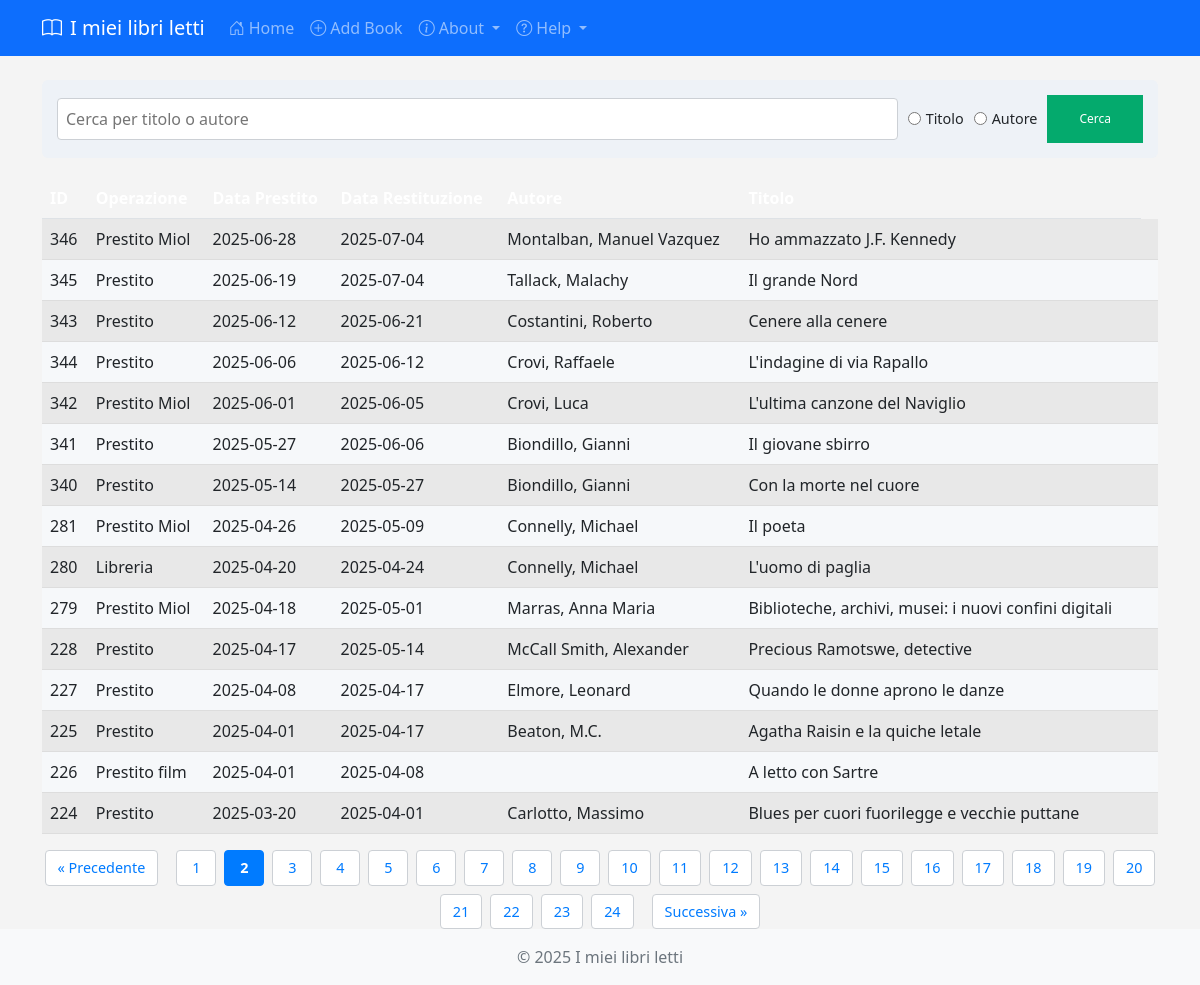
Page /?page=2&per_page=15 on the committed database.
### models.py (models this page shows)
class Book(Base):
    __tablename__ = "storico"
    id = Column(Integer, primary_key=True, index=True)
    operazione = Column(String)
    dataRitiro = Column(String)
    dataChiusura = Column(String)
    autore = Column(String)
    titolo = Column(String, index=True)

### main.py (the view)
@app.get("/")
def home(request: Request, db: Session = Depends(get_db),page: int = page,per_page: int = PerPage):
    total = crud.get_books_count(db)
    books = crud.get_books(db,page,per_page)
    total_pages = (total + per_page - 1) // per_page
    return templates.TemplateResponse("index.html", {
        "request": request,
        "books": books,
        "page": page,
        "per_page": per_page,
        "total_pages": total_pages
    })

### templates/index.html (shortened to what this page needs)
{% extends "base.html" %}
{% block content %}
    <form method="get" action="/search" class="search-form">
        <input type="text" name="query" size="30" placeholder="Cerca per titolo o autore">
        <label><input type="radio" name="search_field" value="titolo" {% if search_field == 'titolo' %}checked{% endif %}> Titolo</label>
        <label><input type="radio" name="search_field" value="autore" {% if search_field == 'autore' %}checked{% endif %}> Autore</label>
        <button type="submit" size="10">Cerca</button>
    </form>
    {% if books %}
    <table class="table table-striped">
        <thead>
            <tr>
                <th>ID</th>
                <th>Operazione</th>
                <th>Data Prestito</th>
                <th>Data Restituzione</th>
                <th>Autore</th>
                <th>Titolo</th>
            </tr>
        </thead>
        <tbody>
            {% for book in books %}
            <tr>
                <td>{{ book.id }}</td>
                <td>{{ book.operazione }}</td>
                <td>{{ book.dataRitiro }}</td>
                <td>{{ book.dataChiusura }}</td>
                <td>{{ book.autore }}</td>
                <td>{{ book.titolo }}</td>
                <td>
                </td>
            </tr>
            {% endfor %}
        </tbody>
    </table>
    {% else %}
    <p>No books in the library yet.</p>
    {% endif %}
    <div class="pagination">
        {% if page > 1 %}
            <a style="margin-right: 10px;" href="?page={{ page - 1 }}&per_page={{ per_page }}">&laquo;  Precedente</a>
        {% endif %}
        {% for p in range(1, total_pages + 1) %}
            {% if p == page %}
                <span>{{ p }}</span>
            {% else %}
                <a href="?page={{ p }}&per_page={{ per_page }}">{{ p }}</a>
            {% endif %}
        {% endfor %}
        {% if page < total_pages %}
            <a style="margin-left: 10px;" href="?page={{ page + 1 }}&per_page={{ per_page }}">Successiva &raquo;</a>
        {% endif %}
    </div>
{% endblock %}

### static/styles.css (style rules this page uses)
body { background-color: #f4f4f4; font-family: 'Segoe UI', Tahoma, Geneva, Verdana, sans-serif; }
.table { margin-top: 20px; }

### templates/index.html (style rules this page uses)
* { box-sizing: border-box; margin: 0; padding: 0; }
.search-form { display: flex; flex-wrap: wrap; gap: 10px; margin-bottom: 20px; align-items: center; background: #eef2f7; padding: 15px; border-radius: 6px; }
.search-form input[type="text"], .search-form select { padding: 8px; border: 1px solid #ccd0d5; border-radius: 4px; flex: 1; min-width: 150px; }
.search-form label { display: flex; align-items: center; font-size: 0.9rem; gap: 5px; }
.search-form button { background-color: #04AA6D; border: none; color: white; padding: 15px 32px; text-align: center; text-decoration: none; display: inline-block; font-size: 12px; }
table thead th { background-color: #007bff; color: #fff; padding: 10px; text-align: left; }
table tbody tr:nth-child(even) { background-color: #f6f8fa; }
table tbody td { padding: 10px; border-bottom: 1px solid #ddd; }
.pagination { display: flex; justify-content: center; flex-wrap: wrap; gap: 8px; }
.pagination a, .pagination span { padding: 6px 12px; text-decoration: none; border: 1px solid #ccd0d5; border-radius: 4px; min-width: 40px; text-align: center; font-size: 0.9rem; }
.pagination a { background-color: #fff; color: #007bff; transition: background-color 0.3s ease; }
.pagination span { background-color: #007bff; color: #fff; font-weight: bold; border-color: #007bff; }

### rows in the picture
Book: id "346", operazione "Prestito Miol", dataRitiro "2025-06-28", dataChiusura "2025-07-04", autore "Montalban, Manuel Vazquez", titolo "Ho ammazzato J.F. Kennedy"
Book: id "345", operazione "Prestito", dataRitiro "2025-06-19", dataChiusura "2025-07-04", autore "Tallack, Malachy", titolo "Il grande Nord"
Book: id "343", operazione "Prestito", dataRitiro "2025-06-12", dataChiusura "2025-06-21", autore "Costantini, Roberto", titolo "Cenere alla cenere"
Book: id "344", operazione "Prestito", dataRitiro "2025-06-06", dataChiusura "2025-06-12", autore "Crovi, Raffaele", titolo "L'indagine di via Rapallo"
Book: id "342", operazione "Prestito Miol", dataRitiro "2025-06-01", dataChiusura "2025-06-05", autore "Crovi, Luca", titolo "L'ultima canzone del Naviglio"
Book: id "341", operazione "Prestito", dataRitiro "2025-05-27", dataChiusura "2025-06-06", autore "Biondillo, Gianni", titolo "Il giovane sbirro"
Book: id "340", operazione "Prestito", dataRitiro "2025-05-14", dataChiusura "2025-05-27", autore "Biondillo, Gianni", titolo "Con la morte nel cuore"
Book: id "281", operazione "Prestito Miol", dataRitiro "2025-04-26", dataChiusura "2025-05-09", autore "Connelly, Michael", titolo "Il poeta"
Book: id "280", operazione "Libreria", dataRitiro "2025-04-20", dataChiusura "2025-04-24", autore "Connelly, Michael", titolo "L'uomo di paglia"
Book: id "279", operazione "Prestito Miol", dataRitiro "2025-04-18", dataChiusura "2025-05-01", autore "Marras, Anna Maria", titolo "Biblioteche, archivi, musei: i nuovi confini digitali"
Book: id "228", operazione "Prestito", dataRitiro "2025-04-17", dataChiusura "2025-05-14", autore "McCall Smith, Alexander", titolo "Precious Ramotswe, detective"
Book: id "227", operazione "Prestito", dataRitiro "2025-04-08", dataChiusura "2025-04-17", autore "Elmore, Leonard", titolo "Quando le donne aprono le danze"
Book: id "225", operazione "Prestito", dataRitiro "2025-04-01", dataChiusura "2025-04-17", autore "Beaton, M.C.", titolo "Agatha Raisin e la quiche letale"
Book: id "226", operazione "Prestito film", dataRitiro "2025-04-01", dataChiusura "2025-04-08", titolo "A letto con Sartre"
Book: id "224", operazione "Prestito", dataRitiro "2025-03-20", dataChiusura "2025-04-01", autore "Carlotto, Massimo", titolo "Blues per cuori fuorilegge e vecchie puttane"

### other values in the picture
{{ p }} "1" "3" "4" "5" "6" "7" "8" "9" "10" "11" "12" "13" "14" "15" "16" "17" "18" "19" "20" "21" "22" "23" "24"
{{ p }} "2"
